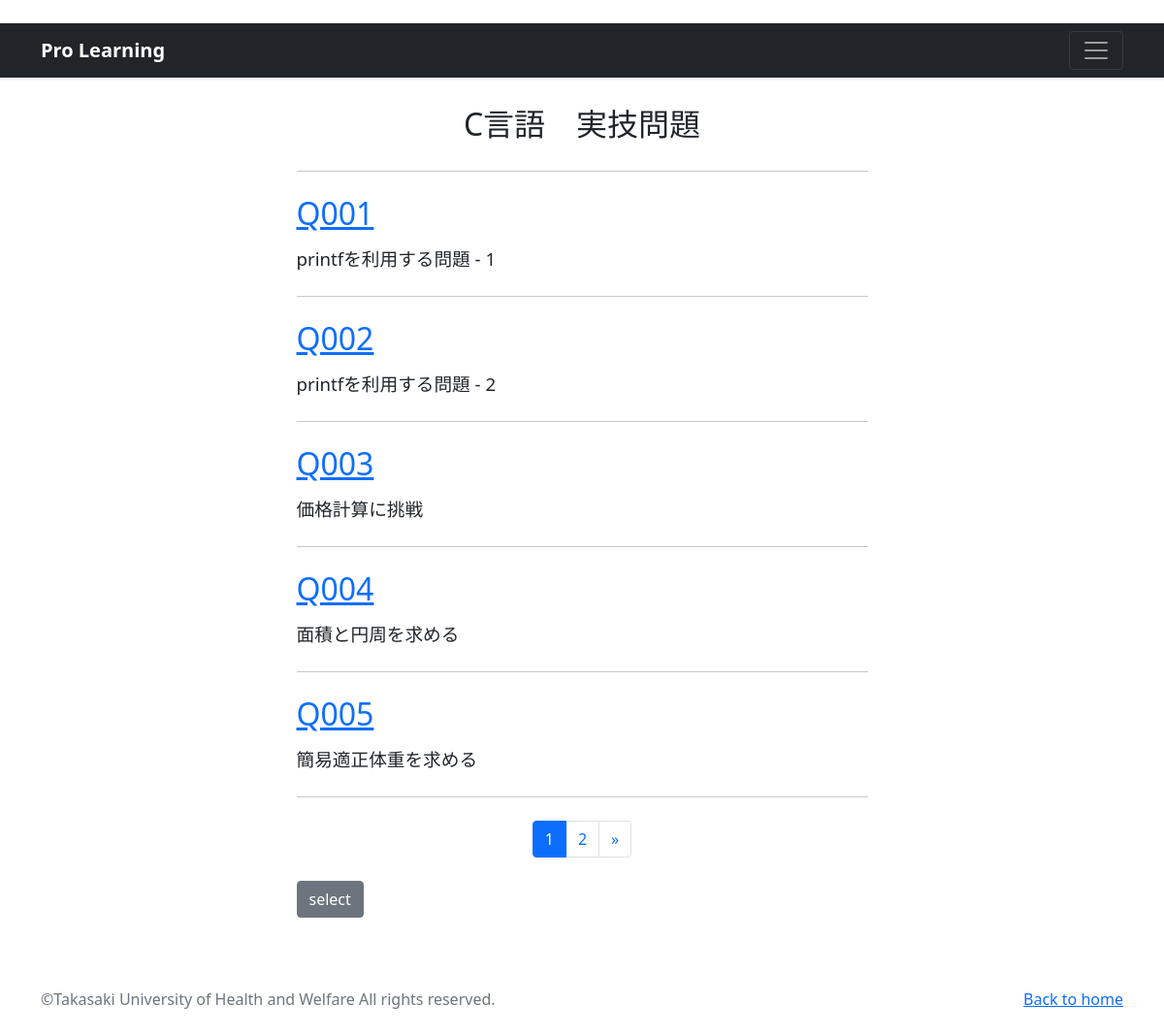
The page /c-list/ on the database its author committed.
### program/models.py (models this page shows, shortened)
class C_Program(models.Model):
    title = models.CharField(
        verbose_name='タイトル', # フィールドのタイトル
        max_length=5        # 最大文字数は5
        )
    subtit = models.CharField(
        verbose_name='サブタイトル', # フィールドのタイトル
        max_length=30        # 最大文字数は30
        )
    content = models.TextField(
        verbose_name='問題文'   # フィールドのタイトル
        )
    code = models.TextField(
        verbose_name='プログラム' # フィールドのタイトル
        )

### program/views.py (the view)
def C_learning_view(request):
    records = C_Program.objects.order_by('title')
    paginator = Paginator(records, 5)
    page_number  = request.GET.get('page', 1)
    pages = paginator.page(page_number)
    return render(
        request, 'C_list.html', {'orderby_records': pages})

### program/templates/C_list.html
{% extends 'base.html' %}
{% load static %}
{% block contents %}
<div class="container px-4 px-lg-5">
    <div class="row gx-4 gx-lg-5 justify-content-center">
        <div class="col-md-10 col-lg-8 col-xl-7">
            <div class="my-4"><font size="6"><center>C言語　実技問題</center></font></div>
            <hr class="my-4" />
            {% for record in orderby_records %}
            <div class="post-preview">
                <a href="{% url 'program:C_detail' record.pk %}">
                    <h2 class="post-title">
                        {{record.title}}</h2>
                </a>
                    <h3 class="post-subtitle">
                        <span style="font-size : 14pt">
                            {{record.subtit}}
                        </span>
                    </h3>
            </div>
            <hr class="my-4" />
            {% empty %}
            <p>the list is empty.</p>
            {% endfor %}
            {% include "pagination1.html" %}
            <p><a href="{% url 'program:select' %}"
               class="btn btn-secondary my-2">select</a>
            </p>
        </div>
    </div>
</div>
{% endblock %}

### rows shown on the page
C_Program: title "Q001", subtit "printfを利用する問題 - 1"
C_Program: title "Q002", subtit "printfを利用する問題 - 2"
C_Program: title "Q003", subtit "価格計算に挑戦"
C_Program: title "Q004", subtit "面積と円周を求める"
C_Program: title "Q005", subtit "簡易適正体重を求める"

### other values the page prints
{{ num }} "1"
{{ num }} "2"
